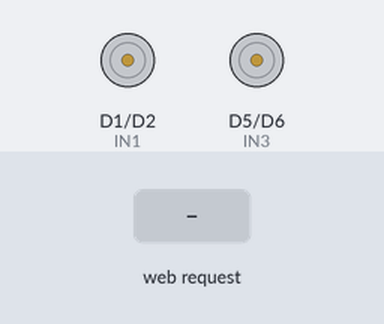
Bench run of a program on a simulated ESP8266 (Wemos D1 mini). On the bench: motor-driver pin pairs drawn as motors (green arrow = first pin HIGH = forward, orange = second pin HIGH = backward, longer = more drive). The inputs (shaded band) are chosen by the test bench.

Above: at 1.3 s.
1.4 s: HTTP request GET /cmd?c=f received
At 1.8 s:
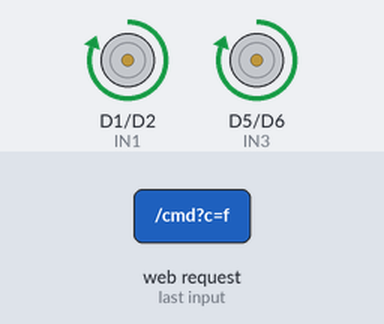
2.9 s: HTTP request GET /cmd?c=b received
At 4.1 s:
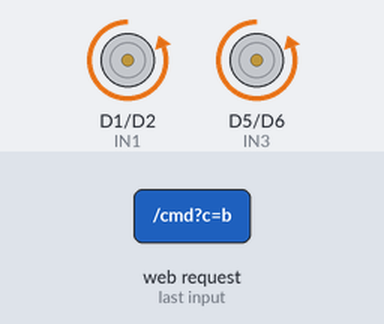
4.4 s: HTTP request GET /cmd?c=l received
At 5.3 s:
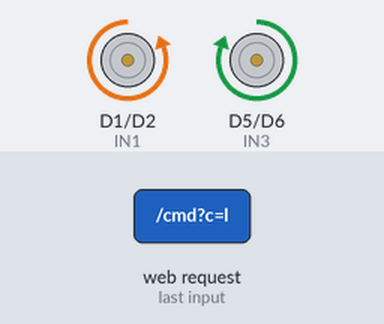
5.9 s: HTTP request GET /cmd?c=r received
At 6.4 s:
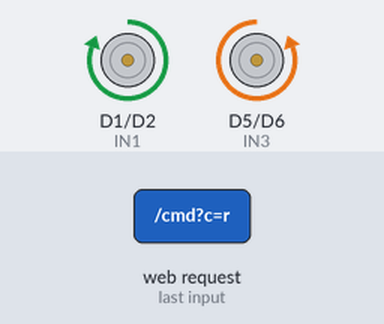
7.4 s: HTTP request GET /cmd received
At 8.8 s:
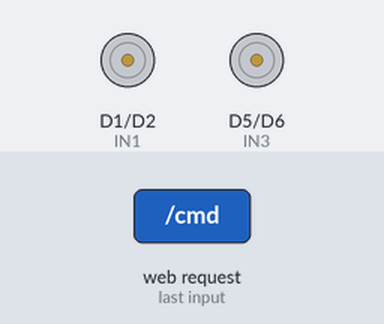
Timing chart, 0 to 9.9 s (numbered marks = the images above; inputs shaded):
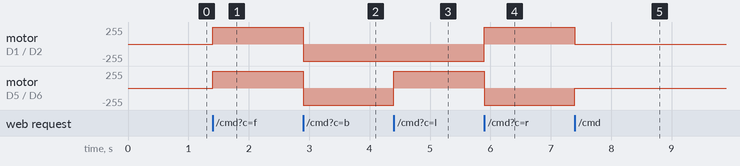

Measured:
- after the input at 1.4 s, motor on D1 (IN1) / D2 (IN2), motor on D5 (IN3) / D6 (IN4): stopped → forward 255/255 at once
- after the input at 2.9 s, motor on D1 (IN1) / D2 (IN2), motor on D5 (IN3) / D6 (IN4): forward 255/255 → backward 255/255 at once
- after the input at 4.4 s, motor on D5 (IN3) / D6 (IN4): backward 255/255 → forward 255/255 at once
- after the input at 5.9 s, motor on D1 (IN1) / D2 (IN2): backward 255/255 → forward 255/255 at once; motor on D5 (IN3) / D6 (IN4): forward 255/255 → backward 255/255 at once
- after the input at 7.4 s, motor on D1 (IN1) / D2 (IN2): forward 255/255 → stopped at once; motor on D5 (IN3) / D6 (IN4): backward 255/255 → stopped at once

The program:

main.cpp
```cpp
#include <Arduino.h>
#include <ESP8266WiFi.h>
#include <ESP8266WebServer.h>
// SoftwareSerial НЕ нужен

const char* AP_SSID = "AquaScaner";
const char* AP_PASS = "12345678";

ESP8266WebServer server(80);

#define IN1 D1
#define IN2 D2
#define IN3 D5
#define IN4 D6

String dataTurbidity = "--";
String dataPH        = "--";
String dataTDS       = "--";
String dataTemp      = "--";

unsigned long lastReceiveTime = 0;
const unsigned long TIMEOUT = 3000;

void motors(int a1, int a2, int b1, int b2) {
  digitalWrite(IN1, a1); digitalWrite(IN2, a2);
  digitalWrite(IN3, b1); digitalWrite(IN4, b2);
}
void stopAll()   { motors(0,0,0,0); }
void forward()   { motors(1,0,1,0); }
void backward()  { motors(0,1,0,1); }
void turnLeft()  { motors(0,1,1,0); }
void turnRight() { motors(1,0,0,1); }

const char INDEX_HTML[] PROGMEM = R"HTML(
<!DOCTYPE html><html lang="ru"><head><meta charset="UTF-8">
<meta name="viewport" content="width=device-width, initial-scale=1.0">
<title>АкваСканер</title>
<style>
  * { box-sizing: border-box; }
  body { font-family: -apple-system, Arial, sans-serif;
    background: linear-gradient(160deg, #0a1929 0%, #0d2137 100%);
    color: #e6f1ff; text-align: center; margin: 0; padding: 20px; min-height: 100vh; }
  h1 { font-size: 24px; margin: 0 0 6px;
    background: linear-gradient(90deg, #00d4ff, #00ffa3);
    -webkit-background-clip: text; -webkit-text-fill-color: transparent; }
  .subtitle { font-size: 13px; color: #6b8ba8; margin-bottom: 20px; }
  .status-bar { display: inline-block; padding: 8px 18px; border-radius: 20px;
    font-size: 13px; margin-bottom: 20px; background: #1a2f45; }
  .status-bar.online { background: #0d3d2a; color: #00ffa3; }
  .status-bar.offline { background: #3d0d1a; color: #ff5c7a; }
  h2.section { font-size: 14px; color: #6b8ba8; text-transform: uppercase;
    letter-spacing: 1.5px; margin: 30px 0 14px; font-weight: 600; }
  .pad { display: grid; grid-template-columns: repeat(3, 90px);
    grid-gap: 10px; justify-content: center; margin: 0 auto 10px; }
  .pad button { width: 90px; height: 90px; font-size: 28px; border-radius: 16px;
    border: 1px solid rgba(255,255,255,0.08);
    background: rgba(255,255,255,0.04); color: #e6f1ff; cursor: pointer;
    user-select: none; transition: all .1s; -webkit-tap-highlight-color: transparent; }
  .pad button:active, .pad button.active {
    background: linear-gradient(135deg, rgba(0,212,255,0.3), rgba(0,255,163,0.3));
    border-color: rgba(0,255,163,0.5); transform: scale(0.95); }
  .pad .stop { background: rgba(255,92,122,0.15);
    border-color: rgba(255,92,122,0.3); color: #ff5c7a; }
  .pad .stop:active, .pad .stop.active { background: rgba(255,92,122,0.4);
    border-color: #ff5c7a; }
  .pad .empty { visibility: hidden; }
  .status-cmd { font-size: 13px; color: #6b8ba8; margin-bottom: 10px; height: 18px; }
  .sensors { display: grid; grid-template-columns: repeat(2, 1fr);
    gap: 14px; max-width: 520px; margin: 0 auto; }
  .card { background: rgba(255,255,255,0.04); border-radius: 18px;
    padding: 18px 14px; border: 1px solid rgba(255,255,255,0.06);
    position: relative; overflow: hidden; transition: all .3s; }
  .card::before { content: ''; position: absolute; top: 0; left: 0;
    width: 4px; height: 100%;
    background: linear-gradient(180deg, #00d4ff, #00ffa3); transition: background .3s; }
  .card.off::before { background: #3a4a5a; }
  .card.off { opacity: 0.55; }
  .card .icon { font-size: 24px; margin-bottom: 4px; }
  .card h3 { margin: 0 0 8px; font-size: 11px; color: #6b8ba8;
    font-weight: 600; text-transform: uppercase; letter-spacing: 1px; }
  .card .val { font-size: 28px; font-weight: 700;
    background: linear-gradient(90deg, #00d4ff, #00ffa3);
    -webkit-background-clip: text; -webkit-text-fill-color: transparent; }
  .card.off .val { background: none; -webkit-text-fill-color: #3a4a5a; color: #3a4a5a; }
  .card .unit { font-size: 13px; color: #6b8ba8; margin-left: 3px; }
  .footer { margin-top: 30px; font-size: 11px; color: #3a4a5a; }
</style></head><body>
  <h1>💧 АкваСканер</h1>
  <div class="subtitle">Мониторинг качества воды + управление</div>
  <div class="status-bar offline" id="conn">Ожидание данных...</div>
  <h2 class="section">🎮 Управление</h2>
  <div class="pad">
    <button class="empty"></button>
    <button ontouchstart="cmd('f')" onmousedown="cmd('f')">▲</button>
    <button class="empty"></button>
    <button ontouchstart="cmd('l')" onmousedown="cmd('l')">◀</button>
    <button class="stop" ontouchstart="cmd('s')" onmousedown="cmd('s')">■</button>
    <button ontouchstart="cmd('r')" onmousedown="cmd('r')">▶</button>
    <button class="empty"></button>
    <button ontouchstart="cmd('b')" onmousedown="cmd('b')">▼</button>
    <button class="empty"></button>
  </div>
  <div class="status-cmd" id="st">Готов</div>
  <h2 class="section">📊 Датчики</h2>
  <div class="sensors">
    <div class="card off" id="c-turb"><div class="icon">🌊</div><h3>Мутность</h3>
      <div><span class="val" id="v-turb">--</span><span class="unit">NTU</span></div></div>
    <div class="card off" id="c-ph"><div class="icon">⚗️</div><h3>pH</h3>
      <div><span class="val" id="v-ph">--</span><span class="unit"></span></div></div>
    <div class="card off" id="c-tds"><div class="icon">🧪</div><h3>TDS</h3>
      <div><span class="val" id="v-tds">--</span><span class="unit">ppm</span></div></div>
    <div class="card off" id="c-temp"><div class="icon">🌡️</div><h3>Температура</h3>
      <div><span class="val" id="v-temp">--</span><span class="unit">°C</span></div></div>
  </div>
  <div class="footer">AquaScaner v1.3 · Wemos D1 Mini</div>
<script>
  let busy = false;
  function cmd(c) {
    if (busy) return; busy = true;
    document.getElementById('st').textContent = 'Команда: ' + c;
    fetch('/cmd?c=' + c).then(()=>{ busy=false; }).catch(()=>{ busy=false; });
  }
  document.querySelectorAll('.pad button:not(.empty)').forEach(b => {
    b.addEventListener('mouseup', ()=>cmd('s'));
    b.addEventListener('touchend', ()=>cmd('s'));
    b.addEventListener('mouseleave', ()=>cmd('s'));
  });
  function updateSensors() {
    fetch('/sensors').then(r => r.json()).then(d => {
      let vals = {turb: d.turb, ph: d.ph, tds: d.tds, temp: d.temp};
      for (let k in vals) {
        let el = document.getElementById('v-' + k);
        let card = document.getElementById('c-' + k);
        el.textContent = vals[k];
        if (vals[k] === '--') card.classList.add('off');
        else card.classList.remove('off');
      }
      let anyOnline = (d.turb !== '--' || d.ph !== '--' || d.tds !== '--' || d.temp !== '--');
      let conn = document.getElementById('conn');
      if (anyOnline) { conn.textContent = '🟢 Данные идут';
        conn.className = 'status-bar online'; }
      else { conn.textContent = '🔴 Нет связи с Arduino';
        conn.className = 'status-bar offline'; }
    }).catch(() => {
      let conn = document.getElementById('conn');
      conn.textContent = '🔴 Ошибка соединения';
      conn.className = 'status-bar offline';
    });
  }
  updateSensors(); setInterval(updateSensors, 1000);
</script></body></html>
)HTML";

void handleRoot() { server.send_P(200, "text/html; charset=utf-8", INDEX_HTML); }
void handleCmd() {
  String c = server.arg("c");
  if      (c == "f") forward();
  else if (c == "b") backward();
  else if (c == "l") turnLeft();
  else if (c == "r") turnRight();
  else               stopAll();
  server.send(200, "text/plain", "OK");
}
void handleSensors() {
  String json = "{";
  json += "\"turb\":\"" + dataTurbidity + "\",";
  json += "\"ph\":\""   + dataPH + "\",";
  json += "\"tds\":\""  + dataTDS + "\",";
  json += "\"temp\":\"" + dataTemp + "\"";
  json += "}";
  server.send(200, "application/json", json);
}

void parseArduinoData(String line) {
  if (!line.startsWith("DATA,")) return;
  int p1 = line.indexOf(',', 5);
  int p2 = line.indexOf(',', p1 + 1);
  int p3 = line.indexOf(',', p2 + 1);
  if (p1 < 0 || p2 < 0 || p3 < 0) return;
  dataTurbidity = line.substring(5, p1);
  dataPH        = line.substring(p1 + 1, p2);
  dataTDS       = line.substring(p2 + 1, p3);
  dataTemp      = line.substring(p3 + 1);
  lastReceiveTime = millis();
}

void setup() {
  Serial.begin(9600);     // аппаратный串口 — RXD/TXD
  Serial.setTimeout(50);
  delay(100);

  pinMode(IN1, OUTPUT); pinMode(IN2, OUTPUT);
  pinMode(IN3, OUTPUT); pinMode(IN4, OUTPUT);
  stopAll();

  WiFi.mode(WIFI_AP);
  WiFi.softAP(AP_SSID, AP_PASS);

  server.on("/", handleRoot);
  server.on("/cmd", handleCmd);
  server.on("/sensors", handleSensors);
  server.begin();
}

void loop() {
  server.handleClient();
  if (Serial.available()) {
    String line = Serial.readStringUntil('\n');
    line.trim();
    parseArduinoData(line);
  }
  if (lastReceiveTime > 0 && millis() - lastReceiveTime > TIMEOUT) {
    dataTurbidity = "--"; dataPH = "--";
    dataTDS = "--"; dataTemp = "--";
  }
}
```
